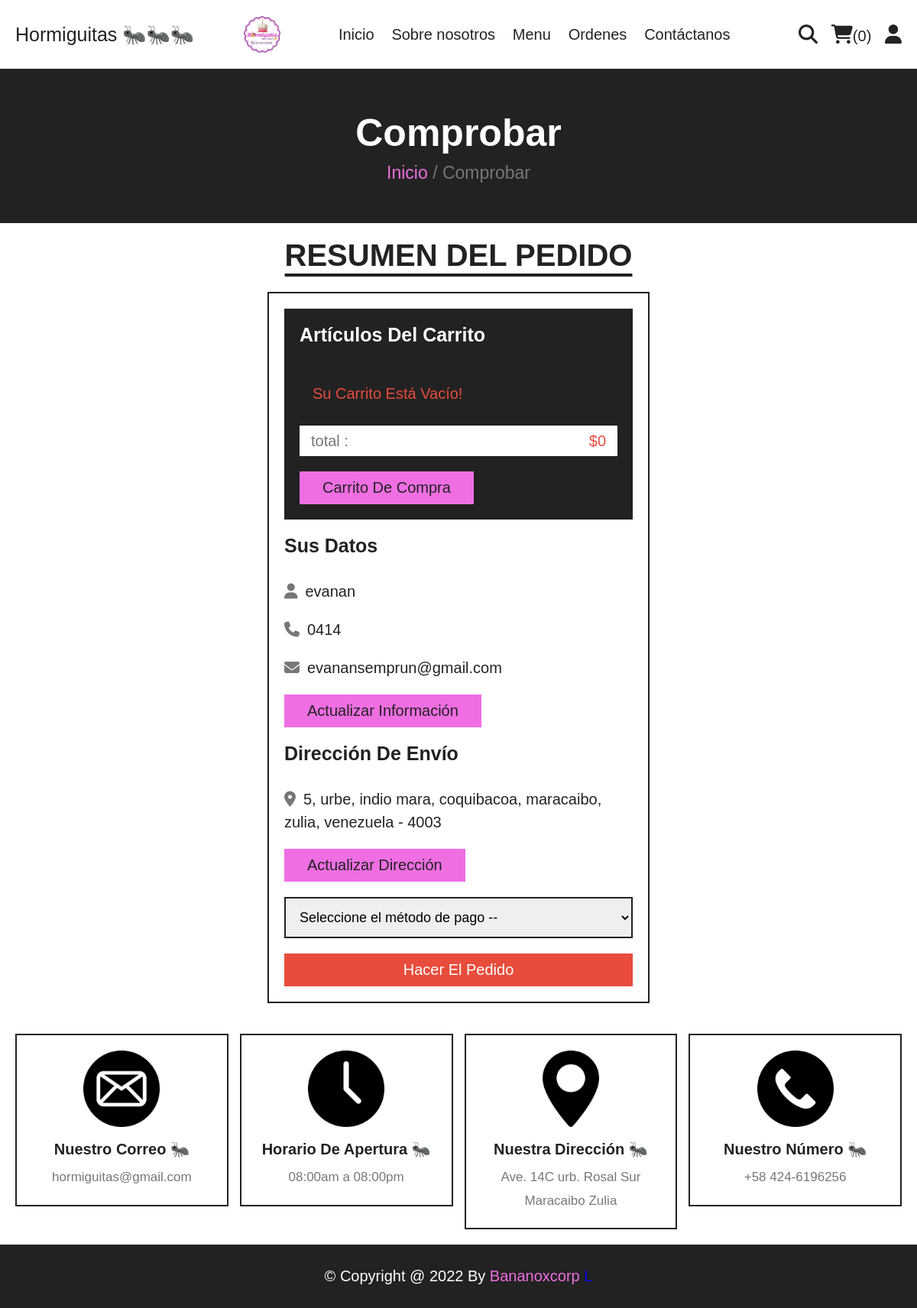
The app's page /checkout.php (signed in) with its own data.
### tables this page shows
CREATE TABLE `users` (
  `id` int(100) NOT NULL,
  `name` varchar(20) NOT NULL,
  `email` varchar(50) NOT NULL,
  `number` varchar(10) NOT NULL,
  `password` varchar(50) NOT NULL,
  `address` varchar(500) NOT NULL
);

### checkout.php (the view, shortened to what this page needs)
<?php
include 'components/connect.php';
if(isset($_SESSION['user_id'])){
   $user_id = $_SESSION['user_id'];
}else{
   $user_id = '';
   header('location:home.php');
};
?>
<!DOCTYPE html>
<html lang="en">
<head>
   <link rel="stylesheet" href="https://cdnjs.cloudflare.com/ajax/libs/font-awesome/6.1.1/css/all.min.css">
   <link rel="stylesheet" href="css/style.css">
</head>
<body>
<?php include 'components/user_header.php'; ?>
<div class="heading">
   <h3>Comprobar</h3>
   <p><a href="home.php">Inicio</a> <span> / Comprobar</span></p>
</div>
<section class="checkout">
   <h1 class="title">RESUMEN DEL PEDIDO</h1>
<form action="" method="post">
   <div class="cart-items">
      <h3>artículos del carrito</h3>
      <?php
         $grand_total = 0;
         $cart_items[] = '';
         $select_cart = $conn->prepare("SELECT * FROM `cart` WHERE user_id = ?");
         $select_cart->execute([$user_id]);
         if($select_cart->rowCount() > 0){
            while($fetch_cart = $select_cart->fetch(PDO::FETCH_ASSOC)){
               $cart_items[] = $fetch_cart['name'].' ('.$fetch_cart['price'].' x '. $fetch_cart['quantity'].') - ';
               $total_products = implode($cart_items);
               $grand_total += ($fetch_cart['price'] * $fetch_cart['quantity']);
      ?>
      <p><span class="name"><?= $fetch_cart['name']; ?></span><span class="price">$<?= $fetch_cart['price']; ?> x <?= $fetch_cart['quantity']; ?></span></p>
      <?php
            }
         }else{
            echo '<p class="empty">su carrito está vacío!</p>';
         }
      ?>
      <p class="grand-total"><span class="name">total :</span><span class="price">$<?= $grand_total; ?></span></p>
      <a href="cart.php" class="btn">Carrito de compra</a>
   </div>
   <div class="user-info">
      <h3>Sus datos</h3>
      <p><i class="fas fa-user"></i><span><?= $fetch_profile['name'] ?></span></p>
      <p><i class="fas fa-phone"></i><span><?= $fetch_profile['number'] ?></span></p>
      <p><i class="fas fa-envelope"></i><span><?= $fetch_profile['email'] ?></span></p>
      <a href="update_profile.php" class="btn"> Actualizar información</a>
      <h3>Dirección de envío</h3>
      <p><i class="fas fa-map-marker-alt"></i><span><?php if($fetch_profile['address'] == ''){echo 'Por favor, introduzca su dirección';}else{echo $fetch_profile['address'];} ?></span></p>
      <a href="update_address.php" class="btn">Actualizar dirección</a>
      <select name="method" class="box" required>
         <option value="" disabled selected>Seleccione el método de pago --</option>
      </select>
      <input type="submit" value="Hacer el pedido" class="btn <?php if($fetch_profile['address'] == ''){echo 'disabled';} ?>" style="width:100%; background:var(--red); color:var(--white);" name="submit">
   </div>
</form>
</section>
<?php include 'components/footer.php'; ?>
</body>
</html>

### css/style.css (style rules this page uses)
:root { --yellow:#EF6EE2; --red:#e74c3c; --white:#fff; --black:#222; --light-color:#777; --border:.2rem solid var(--black); }
* { font-family: Arial, Helvetica, sans-serif; margin:0; padding:0; box-sizing: border-box; outline: none; border: none; text-decoration: none; }
html { font-size: 62.5%; overflow-x: hidden; scroll-behavior: smooth; stop-opacity: 7rem; }
section { margin:0 auto; max-width: 1200px; padding:2rem; }
.title { text-align: center; margin-bottom: 2.5rem; font-size: 4rem; color:var(--black); text-transform: uppercase; text-decoration: underline; text-underline-offset: 1rem; }
.heading { display: flex; align-items: center; justify-content: center; gap:1rem; flex-flow: column; background-color: var(--black); min-height: 20rem; }
.heading h3 { font-size: 5rem; color:var(--white); text-transform: capitalize; }
.heading p { font-size: 2.3rem; color:var(--light-color); }
.heading p a { color:var(--yellow); }
.btn, .delete-btn { margin-top: 1rem; display: inline-block; font-size: 2rem; padding:1rem 3rem; cursor: pointer; text-transform: capitalize; transition: .2s linear; }
.btn { background-color: var(--yellow); color:var(--black); }
.empty { border:var(--border); padding:1.5rem; text-align: center; width: 100%; font-size: 2rem; text-transform: capitalize; color:var(--red); }
.checkout form { max-width: 50rem; margin:0 auto; border:var(--border); padding:2rem; }
.checkout form h3 { font-size: 2.5rem; text-transform: capitalize; padding: 2rem 0; color:var(--black); }
.checkout form .cart-items { background-color: var(--black); padding:2rem; padding-top: 0; }
.checkout form .cart-items h3 { color:var(--white); }
.checkout form .cart-items p { display: flex; align-items: center; gap:1.5rem; justify-content: space-between; margin:1rem 0; line-height: 1.5; font-size: 2rem; }
.checkout form .cart-items p .name { color:var(--light-color); }
.checkout form .cart-items p .price { color:var(--yellow); }
.checkout form .cart-items .grand-total { background-color: var(--white); padding:.5rem 1.5rem; }
.checkout form .cart-items .grand-total .price { color:var(--red); }
.checkout form .user-info p { font-size: 2rem; line-height: 1.5; padding:1rem 0; }
.checkout form .user-info p i { color:var(--light-color); margin-right: 1rem; }
.checkout form .user-info p span { color:var(--black); }
.checkout form .user-info .box { width: 100%; border:var(--border); padding:1.4rem; margin-top: 2rem; margin-bottom: 1rem; font-size: 1.8rem; }

### records on screen
users: name "evanan", number "0414", email "evanansemprun@gmail.com", address "5, urbe, indio mara, coquibacoa, maracaibo, zulia, venezuela - 4003", submit "Hacer el pedido"

### other values on screen
$total_cart_items "0"
$grand_total "0"
